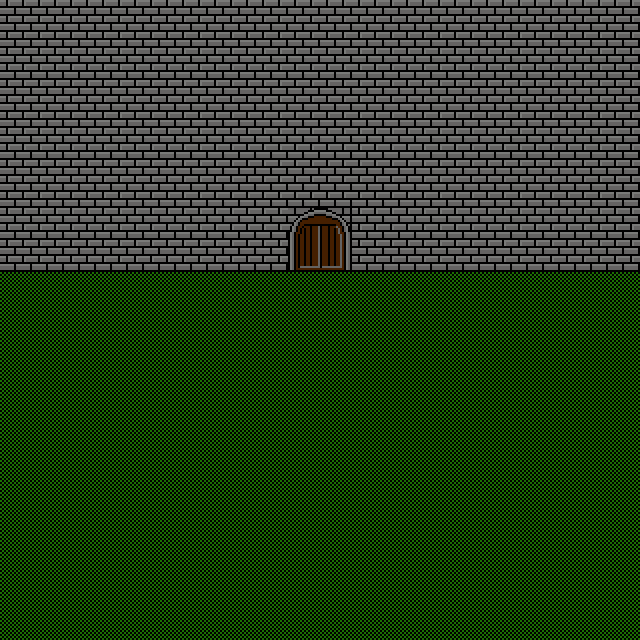

Tiled map render using the project's own tile images. Description and the map definition, with tile-layer contents summarised, below:
An orthogonal 40x40 tile map with 16x16 px tiles, 5 tile layers (sol, ombres, obstacles, decorations, ...).

<map version="1.5" tiledversion="1.7.2" orientation="orthogonal" renderorder="right-down" width="40" height="40" tilewidth="16" tileheight="16" infinite="0" nextlayerid="6" nextobjectid="1">
 <tileset firstgid="1" source="tiles_mansion.tsx" />
 <layer id="1" name="sol" width="40" height="40">
  <data>[1600 cells, 1600 non-empty, 1 distinct tile ids]</data>
 </layer>
 <layer id="2" name="ombres" width="40" height="40">
  <data>[1600 cells, 0 non-empty, 0 distinct tile ids]</data>
 </layer>
 <layer id="3" name="obstacles" width="40" height="40">
  <data>[1600 cells, 680 non-empty, 2 distinct tile ids]</data>
 </layer>
 <layer id="4" name="decorations" width="40" height="40">
  <data>[1600 cells, 0 non-empty, 0 distinct tile ids]</data>
 </layer>
 <layer id="5" name="portes" width="40" height="40">
  <data>[1600 cells, 16 non-empty, 16 distinct tile ids]</data>
 </layer>
</map>
